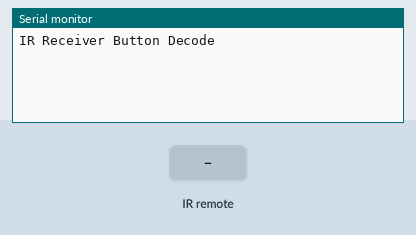
The sketch below on a simulated Arduino Uno, built with avr-gcc and run on an emulated ATmega328P. Shown: the last lines printed to the serial monitor. The inputs (shaded band) are chosen by the test bench.

Above: at 1.2 s.
1.3 s: infrared code 0xFF629D received
At 2.5 s:
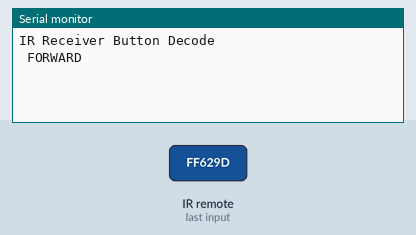
2.8 s: infrared code 0xFF22DD received
At 3.9 s:
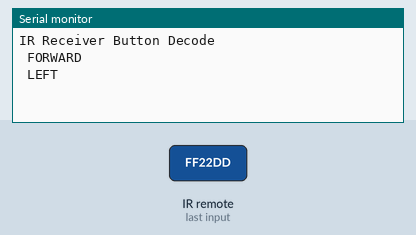
4.3 s: infrared code 0xFF02FD received
At 5.1 s:
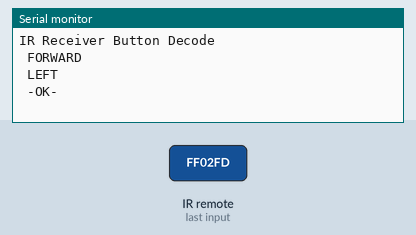
5.8 s: infrared code 0xFFC23D received
At 6.2 s:
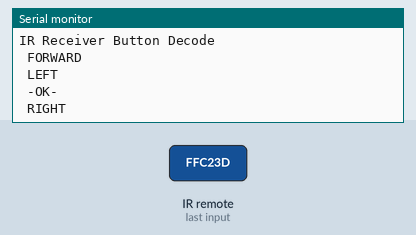
7.3 s: infrared code 0xFFA857 received
At 8.5 s:
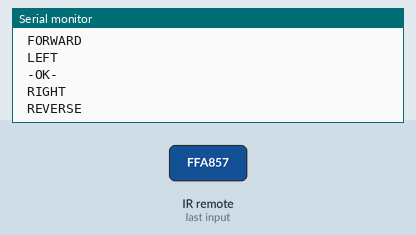
8.8 s: infrared code 0xFF6897 received
At 9.7 s:
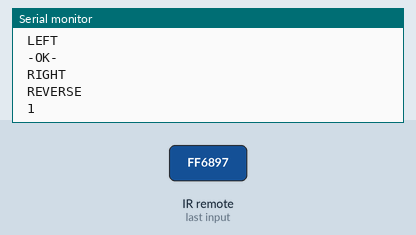

The sketch:

taviranyito.ino
```cpp
/*23. rész - Az infravörös távirányító
 *
 * Készítette: Kotán Tamás Balázs - Magyar Arduino Labor
 * Győr, 2017.02.10.
 */


#include "IRremote.h"

int receiver = 2;


IRrecv irrecv(receiver);
decode_results results;

void setup()
{
  Serial.begin(9600);
  Serial.println("IR Receiver Button Decode");
  irrecv.enableIRIn();

}
 void translateIR()

  {

    switch (results.value)

    {

      case 0xFF629D: Serial.println(" FORWARD"); break;
      case 0xFF22DD: Serial.println(" LEFT");    break;
      case 0xFF02FD: Serial.println(" -OK-");    break;
      case 0xFFC23D: Serial.println(" RIGHT");   break;
      case 0xFFA857: Serial.println(" REVERSE"); break;
      case 0xFF6897: Serial.println(" 1");    break;
      case 0xFF9867: Serial.println(" 2");    break;
      case 0xFFB04F: Serial.println(" 3");    break;
      case 0xFF30CF: Serial.println(" 7 ");    break;
      case 0xFF18E7: Serial.println(" 8");    break;
      case 0xFF7A85: Serial.println(" 3");    break;
      case 0xFF10EF: Serial.println(" 7");    break;
      case 0xFF38C7: Serial.println(" 0");    break;
      case 0xFF5AA5: Serial.println(" 9");    break;
      case 0xFF42BD: Serial.println(" *");    break;
      case 0xFF4AB5: Serial.println(" 6");    break;
      case 0xFF52AD: Serial.println(" #");    break;
      case 0xFFFFFFFF: Serial.println(" REPEAT"); break;

      default:
        Serial.println(" other button   ");

    }

    delay(500);

  }


  void loop()
  {
    if (irrecv.decode(&results))

    {
      translateIR();
      irrecv.resume();
    }
  }
```

Measured:
- after the input at 1.3 s, the serial monitor: prints a new line at once (image 1)
- after the input at 2.8 s, the serial monitor: prints a new line at once (image 2)
- after the input at 4.3 s, the serial monitor: prints a new line at once (image 3)
- after the input at 5.8 s, the serial monitor: prints a new line at once (image 4)
- after the input at 7.3 s, the serial monitor: prints a new line at once (image 5)
- after the input at 8.8 s, the serial monitor: prints a new line at once (image 6)
